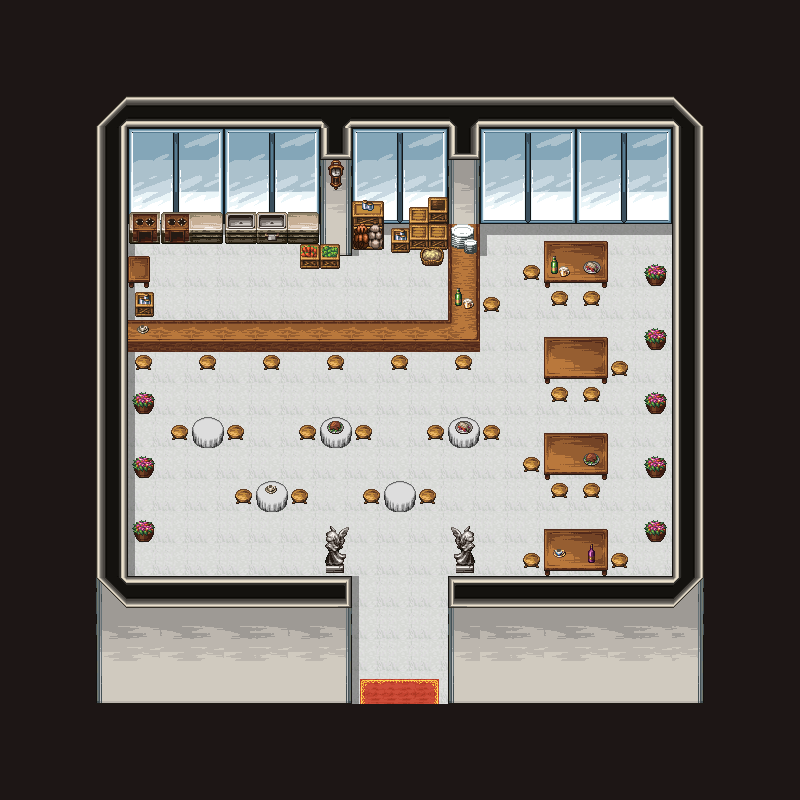

This game map was drawn from its Tiled (.tmx) file and the tilesets committed beside it. A one-line description and the trimmed map source follow:
An orthogonal 25x25 tile map with 32x32 px tiles, 13 tile layers (black, floor, carpet1, wall1, ...).

<map version="1.9" tiledversion="1.9.1" orientation="orthogonal" renderorder="right-down" width="25" height="25" tilewidth="32" tileheight="32" infinite="0" nextlayerid="17" nextobjectid="1">
  <tileset firstgid="1" source="../23_tsx/Church_town.tsx" />
  <layer id="4" name="black" width="25" height="25">
    <data>[625 cells, 2 non-empty, 1 distinct tile ids]</data>
  </layer>
  <layer id="2" name="floor" width="25" height="25">
    <data>[625 cells, 359 non-empty, 1 distinct tile ids]</data>
  </layer>
  <layer id="9" name="carpet1" width="25" height="25">
    <data>[625 cells, 3 non-empty, 3 distinct tile ids]</data>
  </layer>
  <layer id="3" name="wall1" width="25" height="25">
    <data>[625 cells, 152 non-empty, 34 distinct tile ids]</data>
  </layer>
  <layer id="11" name="shadow" width="25" height="25">
    <data>[625 cells, 30 non-empty, 3 distinct tile ids]</data>
  </layer>
  <layer id="16" name="furniture1" width="25" height="25">
    <data>[625 cells, 97 non-empty, 19 distinct tile ids]</data>
  </layer>
  <layer id="6" name="furniture1" width="25" height="25">
    <data>[625 cells, 33 non-empty, 20 distinct tile ids]</data>
  </layer>
  <layer id="8" name="furniture2" width="25" height="25">
    <data>[625 cells, 22 non-empty, 18 distinct tile ids]</data>
  </layer>
  <layer id="7" name="chara" width="25" height="25">
    <data>[625 cells, 0 non-empty, 0 distinct tile ids]</data>
  </layer>
  <layer id="12" name="furniture5" width="25" height="25">
    <data>[625 cells, 10 non-empty, 4 distinct tile ids]</data>
  </layer>
  <layer id="15" name="furniture6" width="25" height="25">
    <data>[625 cells, 0 non-empty, 0 distinct tile ids]</data>
  </layer>
  <layer id="5" name="wall2" width="25" height="25">
    <data>[625 cells, 16 non-empty, 6 distinct tile ids]</data>
  </layer>
  <layer id="1" name="black" width="25" height="25">
    <data>[625 cells, 264 non-empty, 1 distinct tile ids]</data>
  </layer>
</map>
